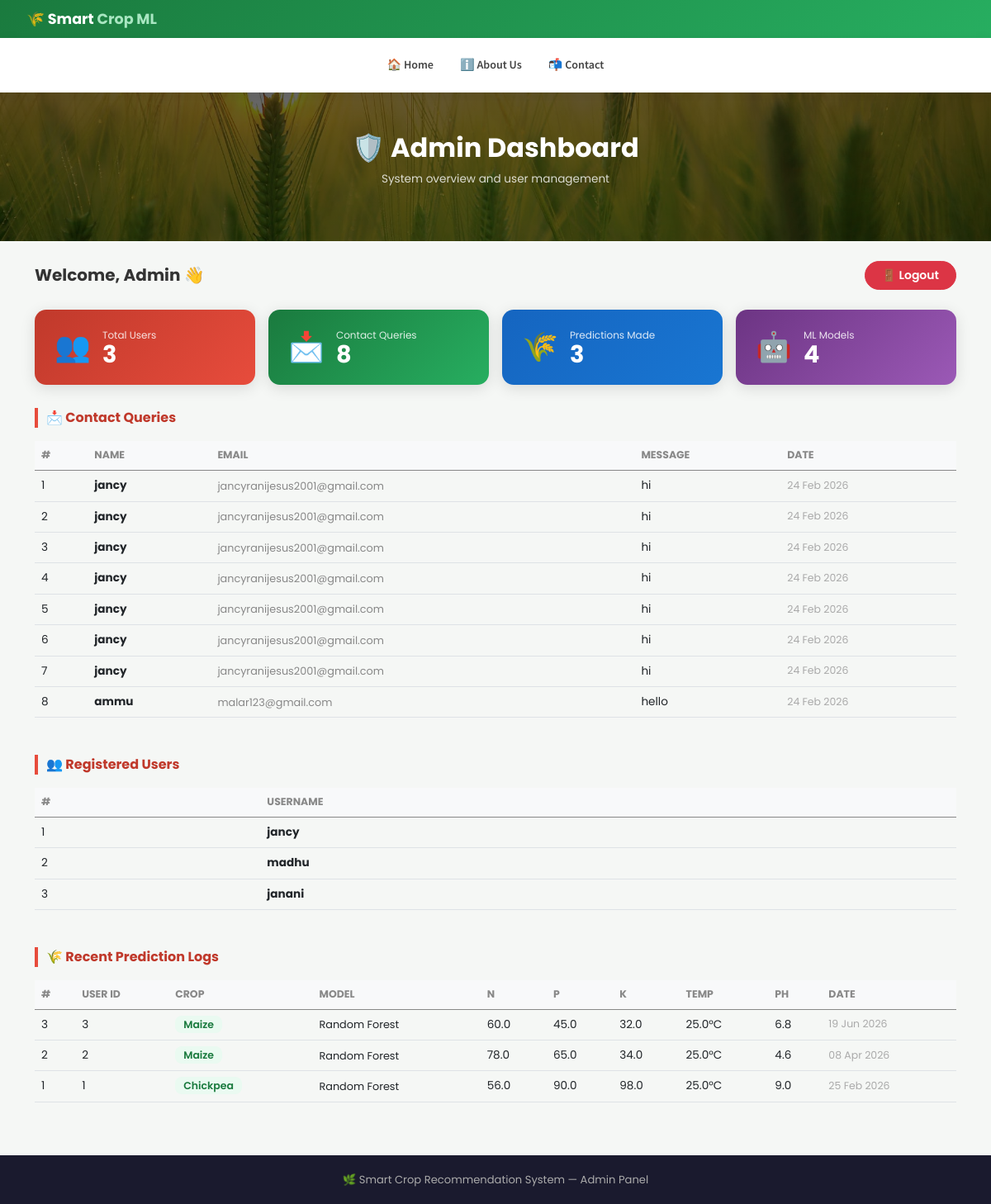
The app's page /admindashboard (signed in) with its own data.
### app.py (models this page shows, shortened)
class ContactUs(db.Model):
    sno          = db.Column(db.Integer, primary_key=True)
    name         = db.Column(db.String(200), nullable=False)
    email        = db.Column(db.String(500), nullable=False)
    text         = db.Column(db.String(900), nullable=False)
    date_created = db.Column(db.DateTime, default=datetime.utcnow)

class User(db.Model, UserMixin):
    id       = db.Column(db.Integer, primary_key=True)
    username = db.Column(db.String(20), nullable=False, unique=True)
    password = db.Column(db.String(80), nullable=False)

class PredictionLog(db.Model):
    id          = db.Column(db.Integer, primary_key=True)
    user_id     = db.Column(db.Integer, db.ForeignKey('user.id'))
    nitrogen    = db.Column(db.Float)
    phosphorus  = db.Column(db.Float)
    potassium   = db.Column(db.Float)
    temperature = db.Column(db.Float)
    humidity    = db.Column(db.Float)
    ph          = db.Column(db.Float)
    rainfall    = db.Column(db.Float)
    prediction  = db.Column(db.String(100))
    model_used  = db.Column(db.String(50))
    date_created = db.Column(db.DateTime, default=datetime.utcnow)

### app.py (the view)
@app.route("/admindashboard")
@login_required
def admindashboard():
    alltodo   = ContactUs.query.all()
    alluser   = User.query.all()
    all_logs  = PredictionLog.query.order_by(PredictionLog.date_created.desc()).all()
    return render_template("admindashboard.html",
                           alltodo=alltodo,
                           alluser=alluser,
                           all_logs=all_logs)

### app.py (called while the page is built)
@login_manager.user_loader
def load_user(user_id):
    return User.query.get(int(user_id))

### templates/admindashboard.html (shortened to what this page needs)
{% extends 'base.html' %}
{% block body %}
<div class="hero-image">
  <div>
    <h2>🛡️ Admin Dashboard</h2>
    <p style="opacity:.8; font-size:.85rem;">System overview and user management</p>
  </div>
</div>
<div class="container my-4">
  <div class="d-flex justify-content-between align-items-center mb-4">
    <h5 style="font-weight:700; color:#333; margin:0;">Welcome, Admin 👋</h5>
    <a href="{{ url_for('logout') }}" class="btn btn-danger btn-sm" style="border-radius:20px; padding:6px 20px; font-weight:600;">
      🚪 Logout
    </a>
  </div>
  <div class="row g-3 mb-2">
    <div class="col-md-3 col-6">
      <div class="stat-card" style="background:linear-gradient(135deg,#c0392b,#e74c3c);">
        <span class="stat-icon">👥</span>
        <div><div class="stat-lbl">Total Users</div><div class="stat-val">{{ alluser|length }}</div></div>
      </div>
    </div>
    <div class="col-md-3 col-6">
      <div class="stat-card" style="background:linear-gradient(135deg,#1a7a3e,#27ae60);">
        <span class="stat-icon">📩</span>
        <div><div class="stat-lbl">Contact Queries</div><div class="stat-val">{{ alltodo|length }}</div></div>
      </div>
    </div>
    <div class="col-md-3 col-6">
      <div class="stat-card" style="background:linear-gradient(135deg,#1565c0,#1976d2);">
        <span class="stat-icon">🌾</span>
        <div><div class="stat-lbl">Predictions Made</div><div class="stat-val">{{ all_logs|length if all_logs else 0 }}</div></div>
      </div>
    </div>
    <div class="col-md-3 col-6">
      <div class="stat-card" style="background:linear-gradient(135deg,#6c3483,#9b59b6);">
        <span class="stat-icon">🤖</span>
        <div><div class="stat-lbl">ML Models</div><div class="stat-val">4</div></div>
      </div>
    </div>
  </div>
  <div class="section-title">📩 Contact Queries</div>
  <div class="table-responsive">
    <table class="table table-hover">
      <thead class="table-light">
        <tr>
          <th>#</th><th>Name</th><th>Email</th><th>Message</th><th>Date</th>
        </tr>
      </thead>
      <tbody>
        {% for c in alltodo %}
        <tr>
          <td>{{ c.sno }}</td>
          <td><strong>{{ c.name }}</strong></td>
          <td style="font-size:.8rem; color:#888;">{{ c.email }}</td>
          <td>{{ c.text[:80] }}{% if c.text|length > 80 %}...{% endif %}</td>
          <td style="font-size:.78rem; color:#aaa;">{{ c.date_created.strftime('%d %b %Y') }}</td>
        </tr>
        {% else %}
        <tr><td colspan="5" class="text-center text-muted py-3">No queries yet.</td></tr>
        {% endfor %}
      </tbody>
    </table>
  </div>
  <div class="section-title">👥 Registered Users</div>
  <div class="table-responsive">
    <table class="table table-hover">
      <thead class="table-light">
        <tr><th>#</th><th>Username</th></tr>
      </thead>
      <tbody>
        {% for u in alluser %}
        <tr>
          <td>{{ u.id }}</td>
          <td><strong>{{ u.username }}</strong></td>
        </tr>
        {% else %}
        <tr><td colspan="2" class="text-center text-muted py-3">No users yet.</td></tr>
        {% endfor %}
      </tbody>
    </table>
  </div>
  {% if all_logs %}
  <div class="section-title">🌾 Recent Prediction Logs</div>
  <div class="table-responsive">
    <table class="table table-hover">
      <thead class="table-light">
        <tr>
          <th>#</th><th>User ID</th><th>Crop</th><th>Model</th>
          <th>N</th><th>P</th><th>K</th><th>Temp</th><th>pH</th><th>Date</th>
        </tr>
      </thead>
      <tbody>
        {% for log in all_logs[:20] %}
        <tr>
          <td>{{ log.id }}</td>
          <td>{{ log.user_id }}</td>
          <td><span class="badge-crop">{{ log.prediction | title }}</span></td>
          <td style="font-size:.8rem;">{{ log.model_used }}</td>
          <td>{{ log.nitrogen }}</td>
          <td>{{ log.phosphorus }}</td>
          <td>{{ log.potassium }}</td>
          <td>{{ log.temperature }}°C</td>
          <td>{{ log.ph }}</td>
          <td style="font-size:.78rem; color:#aaa;">{{ log.date_created.strftime('%d %b %Y') }}</td>
        </tr>
        {% endfor %}
      </tbody>
    </table>
  </div>
  {% endif %}
</div>
<div class="footer">🌿 Smart Crop Recommendation System — Admin Panel</div>
{% endblock %}

### static/css/style.css (style rules this page uses)
:root { --light-gray: #343a40; --border: #2b303218; --text-color: #ff686b; --roboto: "Roboto", sans-serif; --gugi: "Gugi", cursive; --sofia: "sofia", cursive; --sans: "Source Sans Pro", sans-serif; }
body, html { height: 100%; overflow-x: hidden; max-width: 100%; margin: 0; font-family: Arial, Helvetica, sans-serif; }

### templates/base.html (style rules this page uses)
* { font-family: 'Poppins', sans-serif; }

### templates/admindashboard.html (style rules this page uses)
.hero-image { background:linear-gradient(rgba(0,0,0,.6),rgba(0,0,0,.6)), url('/static/images/4.jpeg') center/cover; height:180px; display:flex; align-items:center; justify-content:center; text-align:center; color:white; }
.hero-image h2 { font-size:2rem; font-weight:700; }
.stat-card { border-radius:14px; padding:1.2rem 1.5rem; color:white; display:flex; align-items:center; gap:14px; box-shadow:0 4px 18px rgba(0,0,0,.12); }
.stat-icon { font-size:2.2rem; }
.stat-val { font-size:1.8rem; font-weight:700; line-height:1; }
.stat-lbl { font-size:.75rem; opacity:.85; }
.section-title { font-size:1rem; font-weight:700; color:#c0392b; border-left:4px solid #e74c3c; padding-left:10px; margin:1.8rem 0 1rem; }
.table th { font-size:.78rem; color:#888; font-weight:700; text-transform:uppercase; }
.table td { font-size:.85rem; vertical-align:middle; }
.badge-crop { background:#eafaf1; color:#1a7a3e; border-radius:8px; padding:2px 10px; font-weight:600; font-size:.78rem; }
.footer { background:#1a1a2e; color:#aaa; text-align:center; padding:20px; font-size:.82rem; margin-top:3rem; }

### records on screen
ContactUs: sno "1", name "jancy", email "jancyranijesus2001@gmail.com", text "hi", date_created "24 Feb 2026"
ContactUs: sno "2", name "jancy", email "jancyranijesus2001@gmail.com", text "hi", date_created "24 Feb 2026"
ContactUs: sno "3", name "jancy", email "jancyranijesus2001@gmail.com", text "hi", date_created "24 Feb 2026"
ContactUs: sno "4", name "jancy", email "jancyranijesus2001@gmail.com", text "hi", date_created "24 Feb 2026"
ContactUs: sno "5", name "jancy", email "jancyranijesus2001@gmail.com", text "hi", date_created "24 Feb 2026"
ContactUs: sno "6", name "jancy", email "jancyranijesus2001@gmail.com", text "hi", date_created "24 Feb 2026"
ContactUs: sno "7", name "jancy", email "jancyranijesus2001@gmail.com", text "hi", date_created "24 Feb 2026"
ContactUs: sno "8", name "ammu", email "malar123@gmail.com", text "hello", date_created "24 Feb 2026"
User: id "1", username "jancy"
User: id "2", username "madhu"
User: id "3", username "janani"
PredictionLog: id "3", user_id "3", prediction "Maize", model_used "Random Forest", nitrogen "60.0", phosphorus "45.0", potassium "32.0", temperature "25.0", ph "6.8", date_created "19 Jun 2026"
PredictionLog: id "2", user_id "2", prediction "Maize", model_used "Random Forest", nitrogen "78.0", phosphorus "65.0", potassium "34.0", temperature "25.0", ph "4.6", date_created "08 Apr 2026"
PredictionLog: id "1", user_id "1", prediction "Chickpea", model_used "Random Forest", nitrogen "56.0", phosphorus "90.0", potassium "98.0", temperature "25.0", ph "9.0", date_created "25 Feb 2026"

### other values on screen
{{ alluser|length }} "3"
{{ alltodo|length }} "8"
{{ all_logs|length if all_logs else 0 }} "3"
